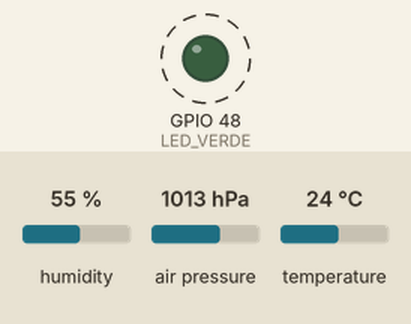
Bench run of a sketch on a simulated ESP32-S3. On the bench: output pins drawn as LEDs (lit = HIGH). Dashed ring = blinking. Inputs (shaded band) come from the test bench; at power-on: humidity 55 %, air pressure 1013 hPa, temperature 24 °C. What the sketch prints to the serial monitor is not drawn.

Above: at 0.05 s.
Timing chart, 0 to 3.0 s (numbered marks = the images above):
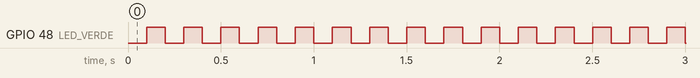

The sketch:

Find_address_I2C_ESP32S3.ino
```cpp
#include <Wire.h>
#include <Adafruit_Sensor.h>
#include <Adafruit_BME280.h>

// Pines de conexión I²C
#define I2C_SDA 21
#define I2C_SCL 20

// LED grande del ESP32-S3 DevKitC-1
#define LED_VERDE 48

#define SEALEVELPRESSURE_HPA (1013.25)

Adafruit_BME280 bme;

// Intervalos de tiempo
const float intervalo_lectura = 0.1;   // segundos
const float intervalo_media = 5.0;     // segundos
const int num_muestras = intervalo_media / intervalo_lectura; // 50 lecturas

// Variables acumuladoras
float suma_temp = 0;
float suma_hum = 0;
float suma_pres = 0;
int contador = 0;

// Temporizadores
unsigned long t_ultimo = 0;
unsigned long t_led = 0;

void setup() {
  Serial.begin(115200);
  while (!Serial) delay(10);

  pinMode(LED_VERDE, OUTPUT);
  digitalWrite(LED_VERDE, LOW);

  // Inicializar bus I²C
  Wire.begin(I2C_SDA, I2C_SCL);

  Serial.println("Inicializando BME280...");

  // Dirección fija 0x76 (cámbiala a 0x77 si tu escáner lo indicó)
  if (!bme.begin(0x76)) {
    Serial.println("❌ No se encontró el BME280 en 0x76. Verifica el cableado o la dirección.");
    while (1) delay(10);
  }

  Serial.println("✅ BME280 inicializado correctamente.");
  Serial.println("Midiendo cada 0.1 s y mostrando media cada 5 s...\n");
}

void loop() {
  unsigned long ahora = millis();

  // Parpadeo LED cada 100 ms
  if (ahora - t_led >= 100) {
    digitalWrite(LED_VERDE, !digitalRead(LED_VERDE));
    t_led = ahora;
  }

  // Lectura del sensor cada 100 ms
  if (ahora - t_ultimo >= 100) {
    t_ultimo = ahora;

    float t = bme.readTemperature();
    float h = bme.readHumidity();
    float p = bme.readPressure() / 100.0F;

    suma_temp += t;
    suma_hum += h;
    suma_pres += p;
    contador++;

    // Cada 5 s (50 lecturas)
    if (contador >= num_muestras) {
      float media_t = suma_temp / contador;
      float media_h = suma_hum / contador;
      float media_p = suma_pres / contador;

      Serial.print("Media (últimos 5 s) → ");
      Serial.print("Temp: "); Serial.print(media_t, 2); Serial.print(" °C, ");
      Serial.print("Hum: "); Serial.print(media_h, 2); Serial.print(" %, ");
      Serial.print("Pres: "); Serial.print(media_p, 2); Serial.println(" hPa");

      suma_temp = suma_hum = suma_pres = 0;
      contador = 0;
    }
  }
}
```

Measured:
- by itself, GPIO 48 (LED_VERDE): alternates HIGH for 0.10 s and LOW for 0.10 s
